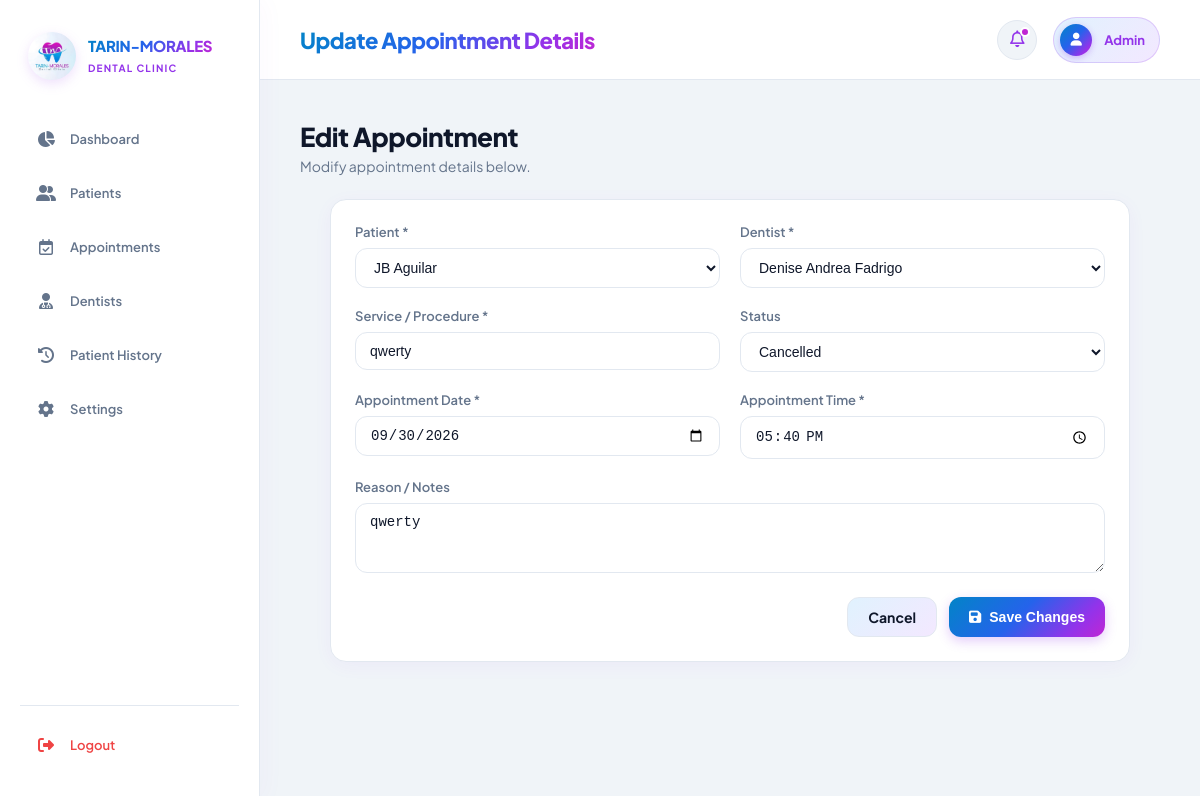
Page /admin/dashboard/edit-appointment.php?id=9 on the committed database.
### tables this page shows
CREATE TABLE `tbl_appointments` (
  `appointment_id` int(11) NOT NULL,
  `patient_id` int(11) NOT NULL,
  `dentist_id` int(11) NOT NULL,
  `admin_id` int(11) NOT NULL,
  `appointment_date` date NOT NULL,
  `appointment_time` time NOT NULL,
  `procedure_name` varchar(150) NOT NULL,
  `reason` text DEFAULT NULL,
  `status` enum('pending','confirmed','for_dentist','in_progress','completed','cancelled','no_show') DEFAULT 'pending',
  `created_at` datetime DEFAULT current_timestamp(),
  `updated_at` datetime DEFAULT current_timestamp() ON UPDATE current_timestamp()
);

CREATE TABLE `tbl_patients` (
  `patient_id` int(11) NOT NULL,
  `user_id` int(11) NOT NULL,
  `first_name` varchar(100) NOT NULL,
  `middle_name` varchar(100) DEFAULT NULL,
  `last_name` varchar(100) NOT NULL,
  `birth_date` date NOT NULL,
  `sex` enum('Male','Female') NOT NULL,
  `contact_number` varchar(20) NOT NULL,
  `address` text NOT NULL,
  `date_registered` datetime DEFAULT current_timestamp()
);

CREATE TABLE `tbl_dentists` (
  `dentist_id` int(11) NOT NULL,
  `username` varchar(55) NOT NULL,
  `password` varchar(255) NOT NULL,
  `first_name` varchar(100) NOT NULL,
  `last_name` varchar(100) NOT NULL,
  `license_no` varchar(50) NOT NULL,
  `specialization` varchar(100) DEFAULT NULL,
  `status` enum('active','inactive') DEFAULT 'active'
);

### admin/dashboard/edit-appointment.php (the view, shortened to what this page needs)
<?php
$appointment_id = filter_input(INPUT_GET, 'id', FILTER_VALIDATE_INT);
$appointment = null;
$patients = [];
$dentists = [];
if (!isset($pdo)) {
    $error_message = "Database connection unavailable. Please ensure db.php contains a valid \$pdo connection.";
} else {
    try {
        $stmt = $pdo->prepare("
            SELECT *
            FROM tbl_appointments
            WHERE appointment_id = ?
        ");
        $stmt->execute([$appointment_id]);
        $appointment = $stmt->fetch(PDO::FETCH_ASSOC);
        $stmt = $pdo->query("
            SELECT patient_id, first_name, last_name
            FROM tbl_patients
            ORDER BY last_name ASC, first_name ASC
        ");
        $patients = $stmt->fetchAll(PDO::FETCH_ASSOC);
        $stmt = $pdo->query("
            SELECT dentist_id, first_name, last_name
            FROM tbl_dentists
            WHERE status = 'active'
            ORDER BY last_name ASC, first_name ASC
        ");
        $dentists = $stmt->fetchAll(PDO::FETCH_ASSOC);
    } catch (PDOException $e) {
        error_log($e->getMessage());
        $error_message = "Failed to load appointment: " . $e->getMessage();
    }
}
$header_paths = [
    __DIR__ . '/includes/header.php',
    __DIR__ . '/header.php',
    __DIR__ . '/../includes/header.php',
];
foreach ($header_paths as $h_path) {
    if (file_exists($h_path)) {
        break;
    }
}
?>
<div class="welcome">
  <h2>Edit Appointment</h2>
  <p>Modify appointment details below.</p>
</div>
<div class="form-container">
  <?php if ($appointment): ?>
    <form action="" method="POST">
      <div class="form-grid">
        <div class="form-group">
          <label for="patient_id">Patient *</label>
          <select id="patient_id" name="patient_id" required>
            <?php foreach ($patients as $p): ?>
              <option
                value="<?php echo (int)$p['patient_id']; ?>"
                <?php echo ($appointment['patient_id'] == $p['patient_id']) ? 'selected' : ''; ?>
              >
                <?php
                echo htmlspecialchars(
                    $p['first_name'] . ' ' . $p['last_name'],
                    ENT_QUOTES,
                    'UTF-8'
                );
                ?>
              </option>
            <?php endforeach; ?>
          </select>
        </div>
        <div class="form-group">
          <label for="dentist_id">Dentist *</label>
          <select id="dentist_id" name="dentist_id" required>
            <?php foreach ($dentists as $d): ?>
              <option
                value="<?php echo (int)$d['dentist_id']; ?>"
                <?php echo ($appointment['dentist_id'] == $d['dentist_id']) ? 'selected' : ''; ?>
              >
                <?php
                echo htmlspecialchars(
                    $d['first_name'] . ' ' . $d['last_name'],
                    ENT_QUOTES,
                    'UTF-8'
                );
                ?>
              </option>
            <?php endforeach; ?>
          </select>
        </div>
        <div class="form-group">
          <label for="procedure_name">Service / Procedure *</label>
          <input
            type="text"
            id="procedure_name"
            name="procedure_name"
            value="<?php echo htmlspecialchars(
                $appointment['procedure_name'] ?? '',
                ENT_QUOTES,
                'UTF-8'
            ); ?>"
            placeholder="e.g. Tooth Extraction, Cleaning, Braces Adjustment"
            required
          >
        </div>
        <div class="form-group">
          <label for="status">Status</label>
          <select id="status" name="status">
            <option value="cancelled"
              <?php echo (($appointment['status'] ?? '') === 'cancelled') ? 'selected' : ''; ?>>
              Cancelled
            </option>
          </select>
        </div>
        <div class="form-group">
          <label for="appointment_date">Appointment Date *</label>
          <input
            type="date"
            id="appointment_date"
            name="appointment_date"
            value="<?php echo htmlspecialchars(
                $appointment['appointment_date'] ?? '',
                ENT_QUOTES,
                'UTF-8'
            ); ?>"
            required
          >
        </div>
        <div class="form-group">
          <label for="appointment_time">Appointment Time *</label>
          <input
            type="time"
            id="appointment_time"
            name="appointment_time"
            value="<?php echo htmlspecialchars(
                substr($appointment['appointment_time'] ?? '', 0, 5),
                ENT_QUOTES,
                'UTF-8'
            ); ?>"
            required
          >
        </div>
        <div class="form-group full-width">
          <label for="reason">Reason / Notes</label>
          <textarea
            id="reason"
            name="reason"
            rows="3"
            placeholder="Additional notes or reason for appointment..."
          ><?php echo htmlspecialchars(
              $appointment['reason'] ?? '',
              ENT_QUOTES,
              'UTF-8'
          ); ?></textarea>
        </div>
      </div>
      <div class="form-actions">
        <a href="appointments.php" class="btn btn-secondary">
          Cancel
        </a>
        <button type="submit" class="btn btn-primary">
          <i class="fa-solid fa-floppy-disk"></i>
          Save Changes
        </button>
      </div>
    </form>
  <?php endif; ?>
</div>
<?php
$footer_paths = [
    __DIR__ . '/includes/footer.php',
    __DIR__ . '/footer.php',
    __DIR__ . '/../includes/footer.php',
];
foreach ($footer_paths as $f_path) {
    if (file_exists($f_path)) {
        break;
    }
}
?>

### admin/dashboard/includes/header.php (style rules this page uses)
:root { --bg-main: #f0f4f8; --surface: #ffffff; --brand-cyan: #0284c7; --brand-blue: #2563eb; --brand-purple: #9333ea; --brand-magenta: #c026d3; --gradient-brand: linear-gradient(135deg, #0284c7 0%, #2563eb 45%, #9333ea 80%, #c026d3 100%); --gradient-subtle: linear-gradient(135deg, #e0f2fe 0%, #f3e8ff 100%); --text-main: #0f172a; --text-muted: #64748b; --border-color: #e2e8f0; --border-hover: #cbd5e1; --radius-lg: 16px; --radius-md: 12px; --radius-sm: 8px; --shadow-subtle: 0 4px 20px -2px rgba(147, 51, 234, 0.06); --shadow-hover: 0 10px 25px -5px rgba(147, 51, 234, 0.2); --status-confirmed-bg: #dcfce7; --status-confirmed-text: #15803d; --status-pending-bg: #fef9c3; --status-pending-text: #a16207; --status-progress-bg: #e0f2fe; --status-progress-text: #0369a1; --status-completed-bg: #f3e8ff; --status-completed-text: #7e22ce; --status-cancelled-bg: #fef2f2; --status-cancelled-text: #b91c1c; }
*, *::before, *::after { box-sizing: border-box; margin: 0; padding: 0; }
body { font-family: 'Plus Jakarta Sans', sans-serif; background: var(--bg-main); color: var(--text-main); display: flex; justify-content: center; min-height: 100vh; overflow-x: hidden; -webkit-font-smoothing: antialiased; }
.welcome { margin-bottom: 32px; }
.welcome h2 { font-size: 26px; font-weight: 800; letter-spacing: -0.5px; margin-bottom: 4px; color: var(--text-main); }
.welcome p { font-size: 14px; color: var(--text-muted); }

### admin/dashboard/edit-appointment.php (style rules this page uses)
.welcome { margin-bottom: 24px; }
.form-container { background: var(--surface, #fff); border: 1px solid var(--border-color, #e5e7eb); border-radius: var(--radius-lg, 12px); padding: 24px; box-shadow: var(--shadow-subtle, 0 1px 3px rgba(0,0,0,0.1)); max-width: 800px; margin: 0 auto; }
.form-grid { display: grid; grid-template-columns: repeat(2, 1fr); gap: 20px; margin-bottom: 24px; }
.form-group { display: flex; flex-direction: column; gap: 8px; }
.form-group.full-width { grid-column: span 2; }
.form-group label { font-size: 13px; font-weight: 600; color: var(--text-muted, #6b7280); }
.form-group input, .form-group select, .form-group textarea { width: 100%; padding: 10px 14px; border-radius: var(--radius-md, 8px); border: 1px solid var(--border-color, #d1d5db); background: var(--surface, #fff); color: var(--text-main, #111827); font-size: 14px; outline: none; transition: border-color 0.2s ease; box-sizing: border-box; }
.form-actions { display: flex; justify-content: flex-end; gap: 12px; }
.btn { padding: 10px 20px; border-radius: var(--radius-md, 8px); font-size: 14px; font-weight: 700; cursor: pointer; text-decoration: none; display: inline-flex; align-items: center; gap: 8px; border: none; transition: all 0.2s ease; }
.btn-primary { background: var(--gradient-brand, #9333ea); color: white; box-shadow: 0 4px 12px rgba(147, 51, 234, 0.25); }
.btn-secondary { background: var(--gradient-subtle, #f3f4f6); color: var(--text-main, #374151); border: 1px solid var(--border-color, #d1d5db); }

### rows in the picture
tbl_appointments: patient_id "JB Aguilar", dentist_id "Denise Andrea Fadrigo", procedure_name "qwerty", status "Cancelled", appointment_date "09/30/2026", appointment_time "17:40", reason "qwerty"
